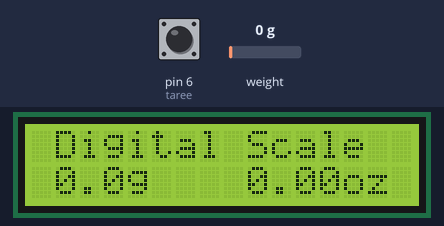
Bench run of a sketch on a simulated Arduino Uno, built with avr-gcc and run on an emulated ATmega328P. On the bench: 16×2 character LCD. Inputs (shaded band) come from the test bench; at power-on: pin 6 (taree) HIGH, weight on the scale 0 g.

Above: at 5.6 s.
5.7 s: pin 6 (taree) pulled LOW for 0.15 s
At 6.8 s:
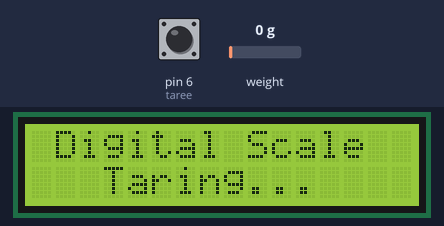
8.6 s: weight on the scale set to 100 g
At 9.8 s:
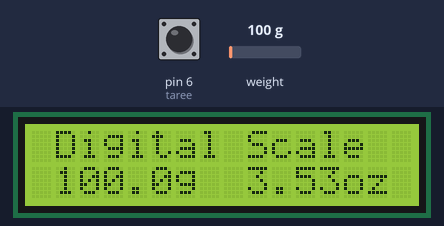
10.1 s: weight on the scale set to 1250 g
At 11.1 s:
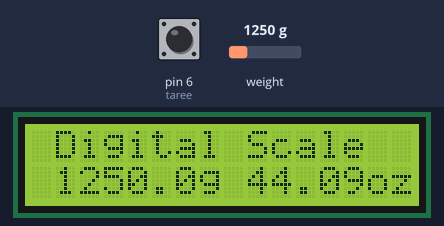
11.7 s: weight on the scale set to 2500 g
At 12.9 s:
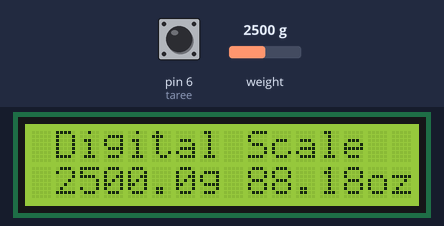
13.2 s: pin 6 (taree) pulled LOW for 3.2 s
At 14.0 s:
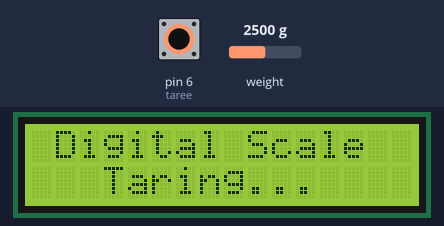
Timing chart, 0 to 16.2 s (numbered marks = the images above; inputs shaded):
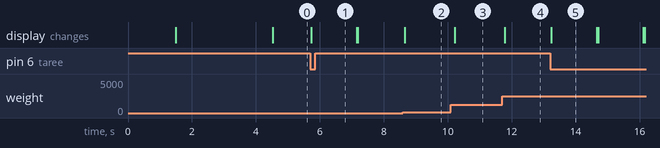

The sketch:

Digital_Scale.ino
```cpp
//Viral Science www.viralsciencecreativity.com www.youtube.com/c/viralscience
//Arduino Digital Weight Scale HX711 Load Cell Module
#include <HX711_ADC.h> // https://github.com/olkal/HX711_ADC
#include <Wire.h>
#include <LiquidCrystal_I2C.h> // LiquidCrystal_I2C library
HX711_ADC LoadCell(4, 5); // dt pin, sck pin
LiquidCrystal_I2C lcd(0x27, 16, 2); // LCD HEX address 0x27
int taree = 6;
int a = 0;
float b = 0;

void setup() {
  pinMode (taree, INPUT_PULLUP);
  LoadCell.begin(); // start connection to HX711
  LoadCell.start(1000); // load cells gets 1000ms of time to stabilize

  /////////////////////////////////////
  LoadCell.setCalFactor(375); // Calibarate your LOAD CELL with 100g weight, and change the value according to readings
  /////////////////////////////////////

  lcd.begin(); // begins connection to the LCD module
  lcd.backlight(); // turns on the backlight
  lcd.setCursor(1, 0); // set cursor to first row
  lcd.print("Digital Scale "); // print out to LCD
  lcd.setCursor(0, 1); // set cursor to first row
  lcd.print(" 5KG MAX LOAD "); // print out to LCD
delay(3000);
lcd.clear();
}
void loop() {
  lcd.setCursor(1, 0); // set cursor to first row
  lcd.print("Digital Scale "); // print out to LCD
  LoadCell.update(); // retrieves data from the load cell
  float i = LoadCell.getData(); // get output value
 if (i<0)
 {
  i = i * (-1);
  lcd.setCursor(0, 1);
  lcd.print("-");
   lcd.setCursor(8, 1);
  lcd.print("-");
 }
 else
 {
   lcd.setCursor(0, 1);
  lcd.print(" ");
   lcd.setCursor(8, 1);
  lcd.print(" ");
 }

  lcd.setCursor(1, 1); // set cursor to secon row
  lcd.print(i, 1); // print out the retrieved value to the second row
  lcd.print("g ");
  float z = i/28.3495;
  lcd.setCursor(9, 1);
  lcd.print(z, 2);
  lcd.print("oz ");

  if (i>=5000)
  {
    i=0;
  lcd.setCursor(0, 0); // set cursor to secon row
  lcd.print("  Over Loaded   ");
  delay(200);
  }
  if (digitalRead (taree) == LOW)
  {
    lcd.setCursor(0, 1); // set cursor to secon row
    lcd.print("   Taring...    ");
    LoadCell.start(1000);
    lcd.setCursor(0, 1);
    lcd.print("                ");
  }
}
```

Measured:
- after the input at 5.7 s, the display: changes at once (image 1)
- after the input at 8.6 s, the display: changes after 0.06 s (image 2)
- after the input at 10.1 s, the display: changes after 0.12 s (image 3)
- after the input at 11.7 s, the display: changes after 0.08 s (image 4)
- after the input at 13.2 s, the display: changes at once (image 5)
- what the display in image 5 shows lasts 1.5 s, from 13.2 s to 14.7 s
